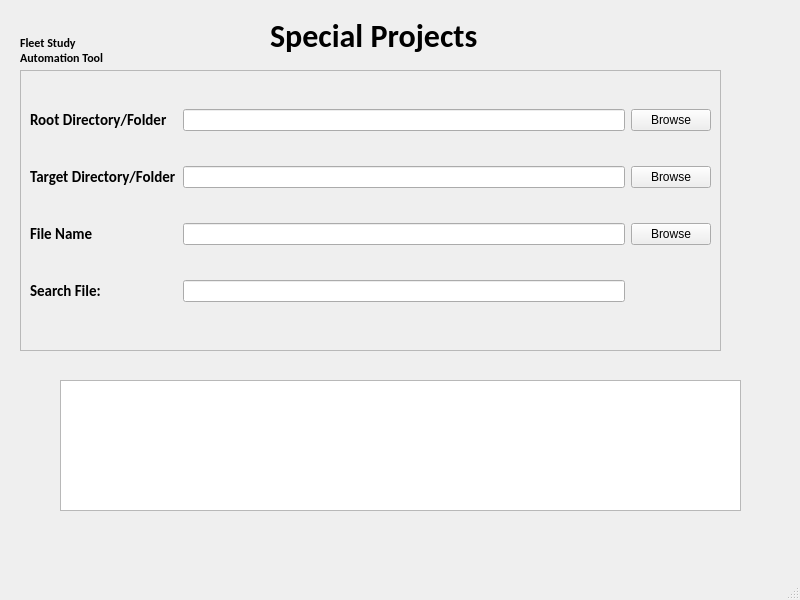
<?xml version="1.0" encoding="UTF-8"?>
<ui version="4.0">
 <class>SpecialProjectsSecWindow</class>
 <widget class="QMainWindow" name="SpecialProjectsSecWindow">
  <property name="geometry">
   <rect>
    <x>0</x>
    <y>0</y>
    <width>800</width>
    <height>600</height>
   </rect>
  </property>
  <property name="windowTitle">
   <string>MainWindow</string>
  </property>
  <widget class="QWidget" name="centralwidget">
   <widget class="QLabel" name="label_4">
    <property name="geometry">
     <rect>
      <x>20</x>
      <y>20</y>
      <width>91</width>
      <height>61</height>
     </rect>
    </property>
    <property name="font">
     <font>
      <family>Calibri</family>
      <weight>75</weight>
      <bold>true</bold>
     </font>
    </property>
    <property name="text">
     <string>Fleet Study Automation Tool</string>
    </property>
    <property name="wordWrap">
     <bool>true</bool>
    </property>
   </widget>
   <widget class="QLabel" name="label">
    <property name="geometry">
     <rect>
      <x>270</x>
      <y>10</y>
      <width>381</width>
      <height>51</height>
     </rect>
    </property>
    <property name="font">
     <font>
      <family>Calibri</family>
      <pointsize>24</pointsize>
      <weight>75</weight>
      <bold>true</bold>
     </font>
    </property>
    <property name="text">
     <string>Special Projects</string>
    </property>
   </widget>
   <widget class="QFrame" name="frame">
    <property name="geometry">
     <rect>
      <x>20</x>
      <y>70</y>
      <width>701</width>
      <height>281</height>
     </rect>
    </property>
    <property name="frameShape">
     <enum>QFrame::StyledPanel</enum>
    </property>
    <property name="frameShadow">
     <enum>QFrame::Raised</enum>
    </property>
    <widget class="QWidget" name="">
     <property name="geometry">
      <rect>
       <x>10</x>
       <y>10</y>
       <width>681</width>
       <height>251</height>
      </rect>
     </property>
     <layout class="QGridLayout" name="gridLayout">
      <item row="0" column="0">
       <widget class="QLabel" name="label_2">
        <property name="font">
         <font>
          <family>Calibri</family>
          <pointsize>11</pointsize>
          <weight>75</weight>
          <bold>true</bold>
         </font>
        </property>
        <property name="text">
         <string>Root Directory/Folder</string>
        </property>
       </widget>
      </item>
      <item row="0" column="1">
       <widget class="QLineEdit" name="lineEdit"/>
      </item>
      <item row="0" column="2">
       <widget class="QPushButton" name="pushButton">
        <property name="text">
         <string>Browse</string>
        </property>
       </widget>
      </item>
      <item row="1" column="0">
       <widget class="QLabel" name="label_3">
        <property name="font">
         <font>
          <family>Calibri</family>
          <pointsize>11</pointsize>
          <weight>75</weight>
          <bold>true</bold>
         </font>
        </property>
        <property name="text">
         <string>Target Directory/Folder</string>
        </property>
       </widget>
      </item>
      <item row="1" column="1">
       <widget class="QLineEdit" name="lineEdit_2"/>
      </item>
      <item row="1" column="2">
       <widget class="QPushButton" name="pushButton_2">
        <property name="text">
         <string>Browse</string>
        </property>
       </widget>
      </item>
      <item row="2" column="0">
       <widget class="QLabel" name="label_5">
        <property name="font">
         <font>
          <family>Calibri</family>
          <pointsize>11</pointsize>
          <weight>75</weight>
          <bold>true</bold>
         </font>
        </property>
        <property name="text">
         <string>File Name</string>
        </property>
       </widget>
      </item>
      <item row="2" column="1">
       <widget class="QLineEdit" name="lineEdit_3"/>
      </item>
      <item row="2" column="2">
       <widget class="QPushButton" name="pushButton_3">
        <property name="text">
         <string>Browse</string>
        </property>
       </widget>
      </item>
      <item row="3" column="0">
       <widget class="QLabel" name="label_6">
        <property name="font">
         <font>
          <family>Calibri</family>
          <pointsize>11</pointsize>
          <weight>75</weight>
          <bold>true</bold>
         </font>
        </property>
        <property name="text">
         <string>Search File:</string>
        </property>
       </widget>
      </item>
      <item row="3" column="1">
       <widget class="QLineEdit" name="lineEdit_4"/>
      </item>
     </layout>
    </widget>
   </widget>
   <widget class="QTextBrowser" name="debugTextBrowser">
    <property name="geometry">
     <rect>
      <x>60</x>
      <y>380</y>
      <width>681</width>
      <height>131</height>
     </rect>
    </property>
   </widget>
  </widget>
  <widget class="QMenuBar" name="menubar">
   <property name="geometry">
    <rect>
     <x>0</x>
     <y>0</y>
     <width>800</width>
     <height>26</height>
    </rect>
   </property>
  </widget>
  <widget class="QStatusBar" name="statusbar"/>
 </widget>
 <resources/>
 <connections>
  <connection>
   <sender>pushButton</sender>
   <signal>clicked()</signal>
   <receiver>SpecialProjectsSecWindow</receiver>
   <slot>browseDirSlot()</slot>
   <hints>
    <hint type="sourcelabel">
     <x>645</x>
     <y>154</y>
    </hint>
    <hint type="destinationlabel">
     <x>770</x>
     <y>476</y>
    </hint>
   </hints>
  </connection>
  <connection>
   <sender>pushButton_2</sender>
   <signal>clicked()</signal>
   <receiver>SpecialProjectsSecWindow</receiver>
   <slot>browseDirSlot()</slot>
   <hints>
    <hint type="sourcelabel">
     <x>672</x>
     <y>201</y>
    </hint>
    <hint type="destinationlabel">
     <x>758</x>
     <y>545</y>
    </hint>
   </hints>
  </connection>
  <connection>
   <sender>pushButton_3</sender>
   <signal>clicked()</signal>
   <receiver>SpecialProjectsSecWindow</receiver>
   <slot>browseFileSlot()</slot>
   <hints>
    <hint type="sourcelabel">
     <x>666</x>
     <y>260</y>
    </hint>
    <hint type="destinationlabel">
     <x>28</x>
     <y>457</y>
    </hint>
   </hints>
  </connection>
  <connection>
   <sender>lineEdit</sender>
   <signal>returnPressed()</signal>
   <receiver>SpecialProjectsSecWindow</receiver>
   <slot>releasePresedSlot()</slot>
   <hints>
    <hint type="sourcelabel">
     <x>510</x>
     <y>148</y>
    </hint>
    <hint type="destinationlabel">
     <x>623</x>
     <y>555</y>
    </hint>
   </hints>
  </connection>
  <connection>
   <sender>lineEdit_2</sender>
   <signal>returnPressed()</signal>
   <receiver>SpecialProjectsSecWindow</receiver>
   <slot>releasePresedSlot()</slot>
   <hints>
    <hint type="sourcelabel">
     <x>293</x>
     <y>208</y>
    </hint>
    <hint type="destinationlabel">
     <x>65</x>
     <y>558</y>
    </hint>
   </hints>
  </connection>
  <connection>
   <sender>lineEdit_3</sender>
   <signal>returnPressed()</signal>
   <receiver>SpecialProjectsSecWindow</receiver>
   <slot>releasePresedSlot()</slot>
   <hints>
    <hint type="sourcelabel">
     <x>341</x>
     <y>260</y>
    </hint>
    <hint type="destinationlabel">
     <x>417</x>
     <y>558</y>
    </hint>
   </hints>
  </connection>
  <connection>
   <sender>lineEdit_4</sender>
   <signal>returnPressed()</signal>
   <receiver>SpecialProjectsSecWindow</receiver>
   <slot>releasePresedSlot()</slot>
   <hints>
    <hint type="sourcelabel">
     <x>432</x>
     <y>319</y>
    </hint>
    <hint type="destinationlabel">
     <x>311</x>
     <y>550</y>
    </hint>
   </hints>
  </connection>
 </connections>
 <slots>
  <slot>browseDirSlot()</slot>
  <slot>browseFileSlot()</slot>
  <slot>releasePresedSlot()</slot>
 </slots>
</ui>
